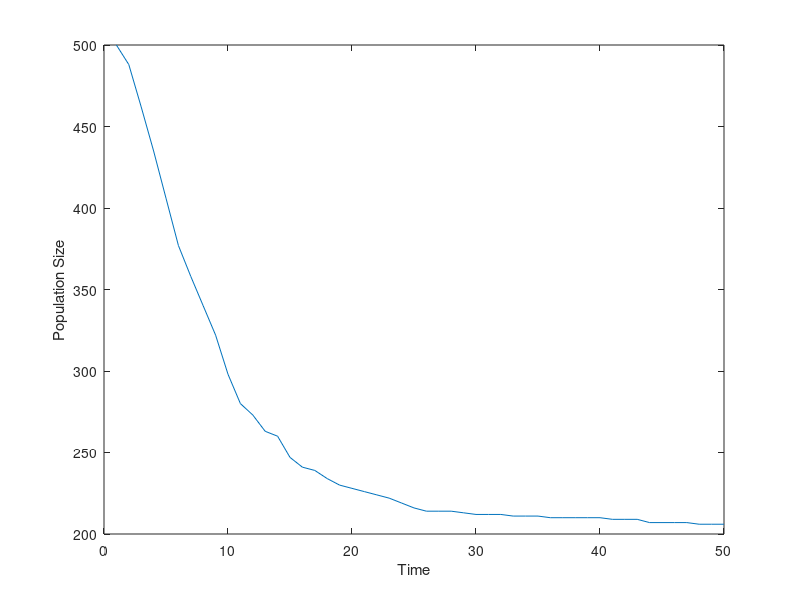

MATLAB code to generate this figure:
pure = [500
488
462
435
406
377
358
340
322
298
280
273
263
260
247
241
239
234
230
228
226
224
222
219
216
214
214
214
213
212
212
212
211
211
211
210
210
210
210
210
209
209
209
207
207
207
207
206
206
206
];

plot (pure);
xlabel ("Time");
ylabel ("Population Size");